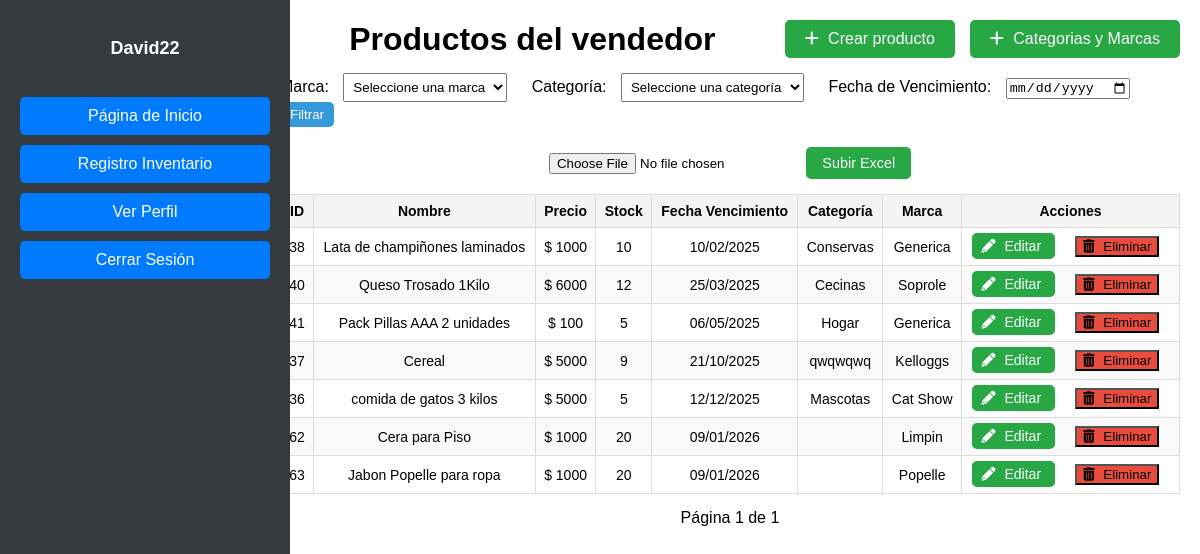
Page /vendedor/ (signed in) on the earlier database version.
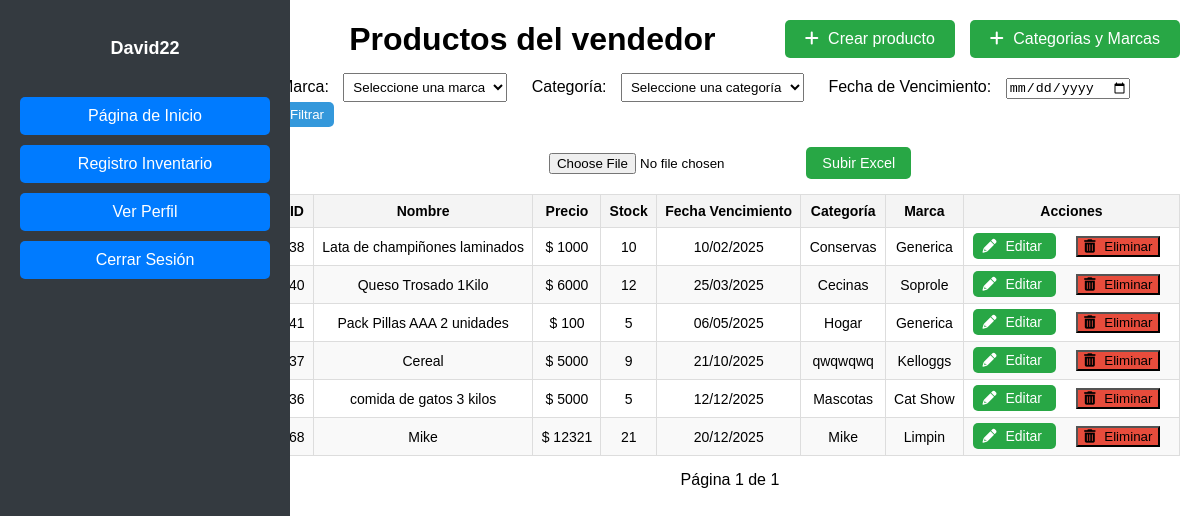
Same page on the later database version.
### pagina/models.py (models this page shows, shortened)
class Producto(models.Model):
    nombre = models.CharField(max_length=100)
    precio = models.DecimalField(max_digits=10, decimal_places=4)
    stock = models.IntegerField()
    descripcion = models.TextField()
    marca = models.ForeignKey(Marca, on_delete=models.CASCADE)
    categoria = models.ForeignKey(Categoria, null=True, blank=True, on_delete=models.SET_NULL)
    fecha_vencimiento = models.DateField(default=timezone.now)

class Categoria(models.Model):
    nombre = models.CharField(max_length=100)

class Marca(models.Model):
    nombre = models.CharField(max_length=100)

### pagina/views.py (the view)
# urls.py: path('vendedor/', vendedor, name='vendedor'),
@login_required
def vendedor(request):
    productos = Producto.objects.all()
    marca_id = request.GET.get('marca')
    if marca_id:
        productos = productos.filter(marca_id=marca_id)
    categoria_id = request.GET.get('categoria')
    if categoria_id:
        productos = productos.filter(categoria_id=categoria_id)
    productos = productos.order_by('fecha_vencimiento')
    paginator = Paginator(productos, 15)  # 15 productos por página
    page_number = request.GET.get('page')
    page_obj = paginator.get_page(page_number)
    marcas = Marca.objects.all()
    categorias = Categoria.objects.all()
    return render(request, 'vendedor.html', {
        'page_obj': page_obj,
        'marcas': marcas,
        'categorias': categorias
    })

### pagina/templates/vendedor.html (shortened to what the changed rows need)
<!DOCTYPE html>
<html lang="es">
<head>
    {% load static %}
    <link rel="stylesheet" href="{% static 'css/vendedor.css' %}">
    <link rel="stylesheet" href="https://cdnjs.cloudflare.com/ajax/libs/font-awesome/6.0.0-beta3/css/all.min.css">
    <link rel="stylesheet" href="{% static 'css/lateral.css' %}">
</head>
<body>
    <div class="main-content">
        <div class="header">
            <h1>Productos del vendedor</h1>
        </div>
        <div class="table-container">
            <table class="product-table">
                <thead>
                    <tr>
                        <th>ID</th>
                        <th>Nombre</th>
                        <th>Precio</th>
                        <th>Stock</th>
                        <th>Fecha Vencimiento</th>
                        <th>Categoría</th>
                        <th>Marca</th>
                        <th>Acciones</th>
                    </tr>
                </thead>
                <tbody id="product-table-body">
                    {% for producto in page_obj %}
                        <tr>
                            <td>{{ producto.id }}</td>
                            <td>{{ producto.nombre }}</td>
                            <td>$ {{ producto.precio|floatformat:0 }}</td>
                            <td>{{ producto.stock }}</td>
                            <td>{{ producto.fecha_vencimiento|date:"d/m/Y" }}</td>
                            <td>{{ producto.categoria.nombre }}</td>
                            <td>{{ producto.marca.nombre }}</td>
                            <td>
                                <a href="{% url 'editar_producto' producto.id %}" class="btn-edit">
                                    <i class="fas fa-pencil-alt"></i> Editar
                                </a>
                                <a>
                                    <button class="btn-delete" data-url="{% url 'eliminar_producto' producto.id %}">
                                        <i class="fas fa-trash-alt"></i> Eliminar
                                    </button>
                                </a>
                            </td>
                        </tr>
                    {% empty %}
                        <tr>
                            <td colspan="8">No hay productos disponibles.</td>
                        </tr>
                    {% endfor %}
                </tbody>
            </table>
        </div>
    </div>
</body>
</html>

Differences in the rows shown:
removed Producto: id "62", nombre "Cera para Piso", precio "1000", stock "20", fecha_vencimiento "09/01/2026", marca.nombre "Limpin"
removed Producto: id "63", nombre "Jabon Popelle para ropa", precio "1000", stock "20", fecha_vencimiento "09/01/2026", marca.nombre "Popelle"
added Producto: id "68", nombre "Mike", precio "12321", stock "21", fecha_vencimiento "20/12/2025", categoria.nombre "Mike", marca.nombre "Limpin"
